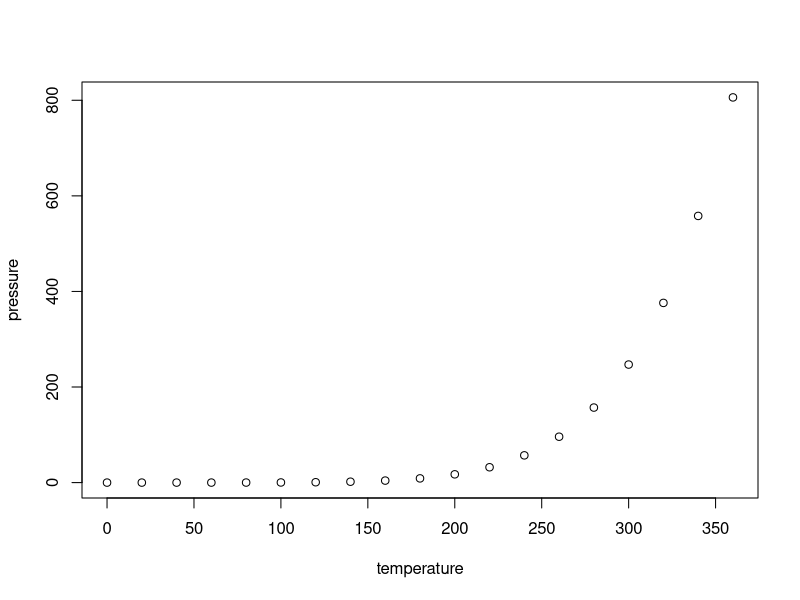
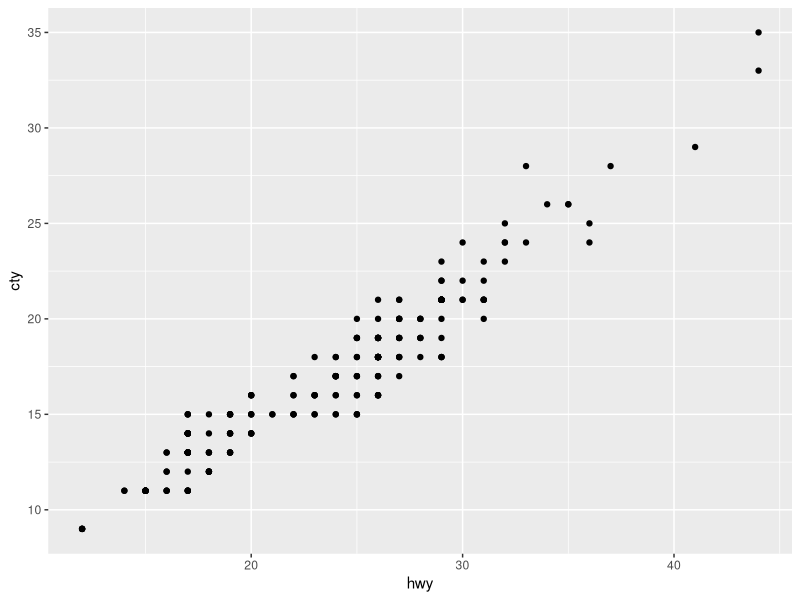

The R script that drew these images, in order:
## ---- chunk 1
knitr::opts_chunk$set(echo = TRUE)
## ---- chunk 2
summary(cars)
## ---- chunk 3
plot(pressure)
## ---- chunk 4
library(ggplot2)
ggplot(mpg, aes(hwy, cty)) +
  geom_point()
